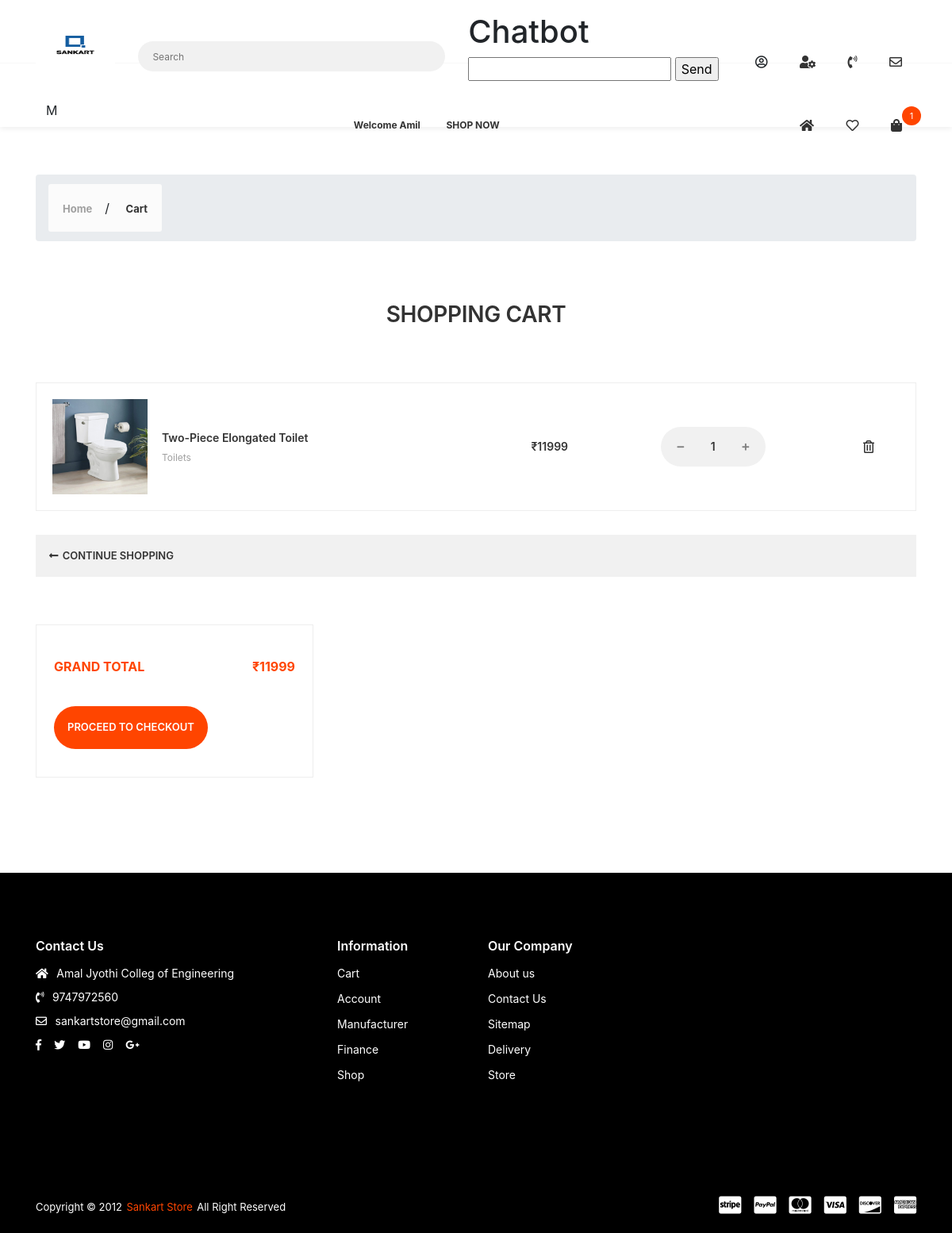
Page /cart/ (signed in) on the earlier database version.
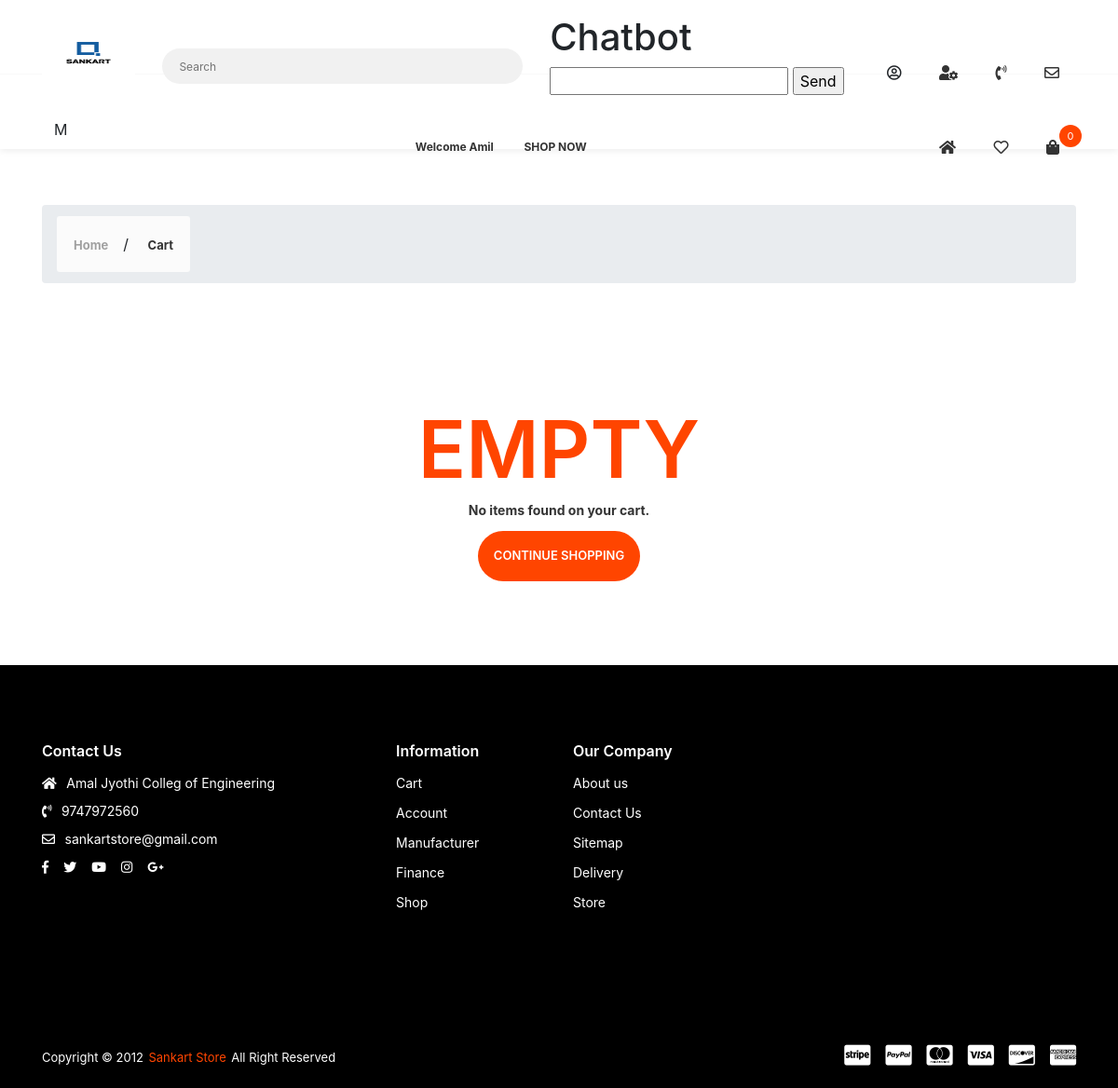
Same page on the later database version.
### cart/models.py (models this page shows, shortened)
class CartItem(models.Model):
    user = models.ForeignKey(Account, on_delete=models.CASCADE, null=True)
    product = models.ForeignKey(Product, on_delete=models.CASCADE)
    cart = models.ForeignKey(Cart, on_delete=models.CASCADE, null=True)
    quantity = models.IntegerField()
    is_active = models.BooleanField(default=True)
    reserved_until = models.DateTimeField(null=True)

### shop_app/models.py (models this page shows, shortened)
class Product(models.Model):
    product_name = models.CharField(max_length=200, unique=True)
    slug = models.SlugField(max_length=200, unique=True)
    description = models.TextField(max_length=500, blank=True)
    price = models.IntegerField()
    images = models.ImageField(upload_to='photos/product')
    display = models.ImageField(upload_to='photos/display',default="a3.png")
    display2 = models.ImageField(upload_to='photos/display', default="a3.png")
    display3 = models.ImageField(upload_to='photos/display', default="a3.png")
    category = models.ForeignKey(Category, on_delete=models.CASCADE)
    stock = models.IntegerField()
    color = models.ForeignKey(Color, on_delete=models.CASCADE,null=True, blank=True)
    brand = models.ForeignKey(Brand, on_delete=models.CASCADE,null=True, blank=True)
    design = models.ForeignKey(Design, on_delete=models.CASCADE,null=True, blank=True)
    dimensions = models.ForeignKey(Dimensions, on_delete=models.CASCADE,null=True, blank=True)
    is_available = models.BooleanField(default=True)
    is_featured = models.BooleanField(default=False)
    created_date = models.DateField(auto_now_add=True)
    modified_date = models.DateField(auto_now=True)

class Category(models.Model):
    category_name = models.CharField(max_length=50, unique=True)
    slug = models.SlugField(max_length=100, unique=True)
    description = models.TextField(max_length=255, blank=True)
    cat_image = models.ImageField(upload_to='photos/categories', blank=True)
    class Meta:
        verbose_name = 'category'
        verbose_name_plural = 'categories'
    def __str__(self):
        return self.category_name

### cart/views.py (the view)
# urls.py: path('cart/', include('cart.urls')),
def cart(request, total=0, quantity=0, cart_item=None, cart_items=None):
    try:
        tax = 0
        grand_total = 0
        if request.user.is_authenticated:
            cart_items = CartItem.objects.filter(
                user=request.user, is_active=True)
        else:
            cart = Cart.objects.get(cart_id=_cart_id(request))
            cart_items = CartItem.objects.filter(cart=cart, is_active=True)
        for cart_item in cart_items:
            total += (cart_item.product.price*cart_item.quantity)
            quantity += cart_item.quantity
    except ObjectDoesNotExist:
        pass
    context = {
        'total': total,
        'quantity': quantity,
        'cart_items': cart_items,
    }
    return render(request, 'cart.html', context)

### cart/context_processors.py (called while the page is built)
def counter(request):
    cart_count = 0
    if 'admin' in request.path:
        return {}
    else:
        try:
            cart = Cart.objects.filter(cart_id=_cart_id(request))
            if request.user.is_authenticated:
                cart_items = CartItem.objects.all().filter(user=request.user)
            else:
                cart_items = CartItem.objects.all().filter(cart=cart[:1])
            for cart_item in cart_items:
                cart_count += cart_item.quantity
        except Cart.DoesNotExist:
            cart_count = 0
    return dict(cart_count=cart_count)

### cart/views.py (called while the page is built)
def _cart_id(request):
    cart = request.session.session_key
    if not cart:
        cart = request.session.create()
    return cart

### shop_app/context_processors.py (called while the page is built)
def menu_links(request):
    links = Category.objects.all()
    return dict(links=links)

### wishlist/views.py (called while the page is built)
def _wishlist_id(request):
    wishlist = request.session.session_key
    if not wishlist:
        wishlist = request.session.create()
    return wishlist

### templates/cart.html (shortened to what the changed rows need)
{% extends 'base.html' %}
{% load static %}
{% block content %}
        <div class="app-content">
            {% if not cart_items %}
             <div class="u-s-p-y-60">
                <div class="section__content">
                    <div class="container">
                        <div class="row">
                            <div class="col-lg-12 col-md-12 u-s-m-b-30">
                                <div class="empty">
                                    <div class="empty__wrap">
                                        <span class="empty__big-text">EMPTY</span>
                                        <span class="empty__text-1">No items found on your cart.</span>
                                        <a class="empty__redirect-link btn--e-brand" href="{% url 'store' %}">CONTINUE SHOPPING</a></div>
                                </div>
                            </div>
                        </div>
                    </div>
                </div>
            </div>
            {% else %}
            <div class="u-s-p-b-60">
                <div class="section__intro u-s-m-b-60">
                    <div class="container">
                        <div class="row">
                            <div class="col-lg-12">
                                <div class="section__text-wrap">
                                    <h1 class="section__heading u-c-secondary">SHOPPING CART</h1>
                                </div>
                            </div>
                        </div>
                    </div>
                </div>
                <div class="section__content">
                    <div class="container">
                        <div class="row">
                            <div class="col-lg-12 col-md-12 col-sm-12 u-s-m-b-30">
                                <div class="table-responsive">
                                    <table class="table-p">
                                        <tbody>
                                            {% for cart_item in cart_items %}
                                            <tr>
                                                <td>
                                                    <div class="table-p__box">
                                                        <div class="table-p__img-wrap">
                                                            <img class="u-img-fluid" src="{{cart_item.product.images.url}}" style="width:600 height:600;" alt=""></div>
                                                        <div class="table-p__info">
                                                            <span class="table-p__name">
                                                                <a href="#">{{cart_item.product.product_name}}</a></span>
                                                            <span class="table-p__category">
                                                                <a href="#">{{cart_item.product.category}}</a></span>
                                                        </div>
                                                    </div>
                                                </td>
                                                <td>
                                                    <span class="table-p__price">₹{{cart_item.product.price}}</span></td>
                                                <td>
                                                    <div class="table-p__input-counter-wrap">
                                                        <div class="input-counter">
                                                             <a href="{% url 'remove_cart' cart_item.product.id cart_item.id %}">
                                                            <span class="input-counter__minus fas fa-minus"></span></a>
                                                            <input class="input-counter__text input-counter--text-primary-style" type="text" value="{{cart_item.quantity}}" data-min="1" data-max="1000">
                                                            <a href="{% url 'add_cart' cart_item.product.id %}">
                                                            <span class="input-counter__plus fas fa-plus"></span></a></div>
                                                    </div>
                                                </td>
                                                <td>
                                                    <div class="table-p__del-wrap">
                                                        <a class="far fa-trash-alt table-p__delete-link" href="{% url 'remove_cart_item' cart_item.product.id cart_item.id%}"></a></div>
                                                </td>
                                            </tr>
                                            {% endfor %}
                                        </tbody>
                                    </table>
                                </div>
                            </div>
                            <div class="col-lg-12">
                                <div class="route-box">
                                    <div class="route-box__g1">
                                        <a class="route-box__link" href="{% url 'store' %}"><i class="fas fa-long-arrow-alt-left"></i>
                                            <span>CONTINUE SHOPPING</span></a></div>
                                </div>
                            </div>
                        </div>
                    </div>
                </div>
            </div>
            <div class="u-s-p-b-60">
                <div class="section__content">
                    <div class="container">
                        <div class="row">
                            <div class="col-lg-12 col-md-12 col-sm-12 u-s-m-b-30">
                                    <div class="row">
                                        <div class="col-lg-4 col-md-6 u-s-m-b-30">
                                            <div class="f-cart__pad-box">
                                                <div class="u-s-m-b-30">
                                                    <table class="f-cart__table">
                                                        <tbody>
                                                            <tr>
                                                                <td>GRAND TOTAL</td>
                                                                <td>₹{{total}}</td>
                                                            </tr>
                                                        </tbody>
                                                    </table>
                                                </div>
                                                <div>
                                                    <a class="empty__redirect-link btn--e-brand" href="{% url 'checkout' %}">PROCEED TO CHECKOUT</a></div>
                                            </div>
                                        </div>
                                    </div>
                            </div>
                        </div>
                    </div>
                </div>
            </div>
            {% endif %}
        </div>
{% endblock %}

### templates/base.html (shortened to what the changed rows need)
<!DOCTYPE html>
{% load static %}
<html class="no-js" lang="en">
<head>
    <link rel="stylesheet" href="{% static 'css/vendor.css' %}">
    <link rel="stylesheet" href="{% static 'css/utility.css' %}">
    <link rel="stylesheet" href="{% static 'css/app.css' %}">
    <link rel="stylesheet" href="https://stackpath.bootstrapcdn.com/bootstrap/4.5.2/css/bootstrap.min.css" integrity="sha384-UO2eT0CpHqdSJQ6hJty5KVphtPhzWj9WO1qwE
    sD65/3l3O1rX6IrYJoGUVAQJQa">
</head>
<body class="config">
    <div id="app">
        <header class="header--style-1 header--box-shadow">
            <nav class="primary-nav primary-nav-wrapper--border">
                <div class="container">
                    <div class="primary-nav">
    {% include 'chatbot.html' %}
                    </div>
                </div>
            </nav>
            <nav class="secondary-nav-wrapper">
                <div class="container">
                    <div class="secondary-nav">
                        <div class="menu-init" id="navigation3">
                            <div class="ah-lg-mode">
                                <ul class="ah-list ah-list--design1 ah-list--link-color-secondary">
                                    <li class="has-dropdown">
                                        <a href="{% url 'cart' %}" class="mini-cart-shop-link"><i class="fas fa-shopping-bag"></i>
                                            <span class="total-item-round">{{cart_count}}</span>
                                        </a>
                                    </li>
                                </ul>
                            </div>
                        </div>
                    </div>
                </div>
            </nav>
        </header>
        {% block content %}
        {% endblock %}
    </div>
</body>
</html>

Differences in the rows shown:
removed CartItem: product.images (picture), product.product_name "Two-Piece Elongated Toilet", product.category "Toilets", product.price "11999", quantity "1"
Other differences:
{{ cart_count }}: "1" → "0"
{{ total }}: "11999" → (not shown)
text no longer shown: "SHOPPING CART GRAND TOTAL ₹ PROCEED TO CHECKOUT"
text now shown: "EMPTY No items found on your cart."
